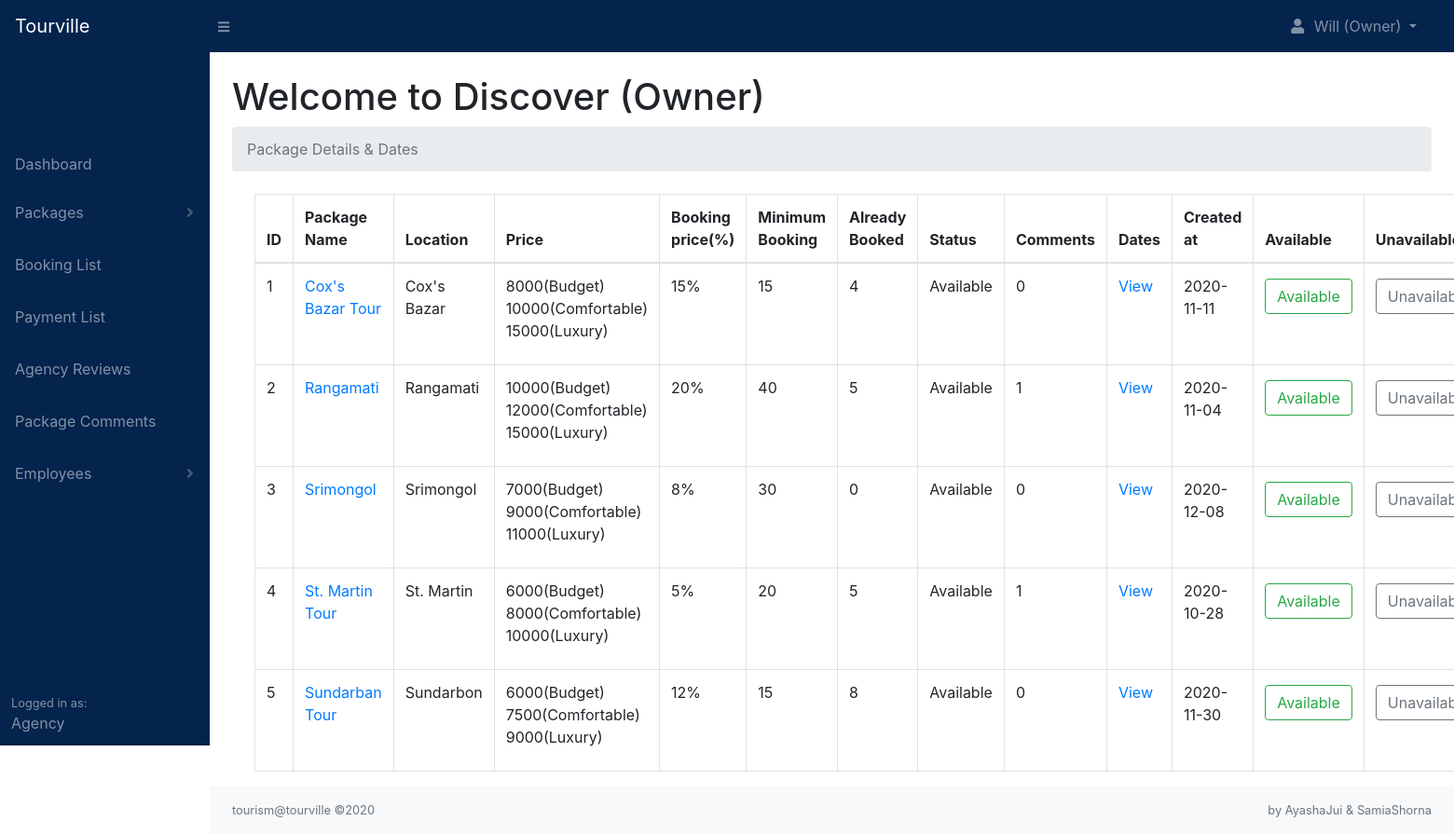
The app's page /agency/packages.php (signed in) with its own data.
### tables this page shows
CREATE TABLE `packages` (
  `package_id` int(11) NOT NULL,
  `agency_id` int(11) NOT NULL,
  `package_name` varchar(255) NOT NULL,
  `location` varchar(255) NOT NULL,
  `country` varchar(255) NOT NULL,
  `place_details` text NOT NULL,
  `place_images` text NOT NULL,
  `num_days` int(11) NOT NULL,
  `num_nights` int(11) NOT NULL,
  `budget_price` int(11) NOT NULL,
  `comfort_price` int(11) NOT NULL,
  `lux_price` int(11) NOT NULL,
  `budget_details` varchar(255) NOT NULL,
  `comfort_details` varchar(255) NOT NULL,
  `lux_details` varchar(255) NOT NULL,
  `booking_percentage` int(11) NOT NULL,
  `min_people` int(11) NOT NULL,
  `includes` text NOT NULL,
  `excludes` text NOT NULL,
  `optional` text NOT NULL,
  `itinerary` text NOT NULL,
  `package_status` varchar(255) NOT NULL,
  `package_date` date NOT NULL
);

### agency/includes/view_all_packages.php (the view, shortened to what this page needs)
<?php
    if($_SESSION['agency_id']){
        $agency_id = $_SESSION['agency_id'];
        $stmt = $pdo->prepare('SELECT * FROM packages WHERE agency_id = :agency_id ORDER BY package_name');
        $stmt->execute([':agency_id' => $agency_id]);
        $packages = [];
        while($row = $stmt->fetch(PDO::FETCH_ASSOC)){
            $packages[] = $row;
        }
    }
?>
<div class="container-fluid">
<?php
    if(empty($packages)){
        echo '<h1 class="text-center pt-4">No Package Found</h1>';
    }else{
?>
    <div class="col-xs-12">
        <table class="table table-hover table-bordered">
            <thead>
                <tr>
                <th>ID</th>
                <th>Package Name</th>
                <th>Location</th>
                <th>Price</th>
                <th>Booking price(%)</th>
                <th>Minimum Booking</th>
                <th>Already Booked</th>
                <th>Status</th>
                <th>Comments</th>
                <th>Dates</th>
                <th>Created at</th>
                <th>Available</th>
                <th>Unavailable</th>
            </tr>
            </thead>
            <tbody>
            <?php
                foreach($packages as $key => $package){
                    if($package['package_status'] == 'unavailable'){
                        echo '<tr class="table-warning">';
                    }else{
                        echo '<tr>';
                    }
                            echo '<td>'. ++$key .'</td>';
                            echo '<td><a href="../package.php?package_id='. $package['package_id'] .'">'. $package['package_name'] .'</a></td>';
                            echo '<td>'. $package['location'] .'</td>';
                            echo '<td>'. $package['budget_price'] .'(Budget)<br>
                                    '. $package['comfort_price'] .'(Comfortable)<br>
                                    '. $package['lux_price'] .'(Luxury)</td>';
                            echo '<td>'. $package['booking_percentage'] .'%</td>';
                            echo '<td>'. $package['min_people'] .'</td>';
                            $stmt = $pdo->prepare('SELECT * FROM bookings WHERE package_id = :package_id AND booking_status = :booking_status');
                            $stmt->execute([':package_id'       => $package['package_id'],
                                            ':booking_status'   => 'confirm']);
                            $books = [];
                            while($row = $stmt->fetch(PDO::FETCH_ASSOC)){
                                $books[] = $row['persons'];
                            }
                            $size = sizeof($books);
                            $book_person = 0;
                            for($i=0; $i<$size; $i++){
                                $book_person += $books[$i];
                            }
                            echo '<td>'. $book_person .'</td>';
                            echo '<td>'. ucwords($package['package_status']) .'</td>';
                            $stmt = $pdo->prepare('SELECT count(*) FROM comments WHERE package_id = :package_id AND comment_status = :comment_status');
                            $stmt->execute([':package_id'       => $package['package_id'],
                                            ':comment_status'   => 'published']);
                            $comment_count = $stmt->fetchColumn();
                            echo '<td>'. $comment_count .'</td>';
                            $stmt = $pdo->prepare('SELECT count(*) FROM package_dates WHERE package_id = :package_id');
                            $stmt->execute([':package_id'   => $package['package_id']]);
                            $found = $stmt->fetchColumn();
                            if(empty($found)){
                                echo '<td><a href="packages.php?page=add_date&package='. $package['package_id'] .'" class="btn btn-primary mt-1" style="background-color: #62A6F9;border: none;">Set</a></td>';
                            }else{
                                echo '<td><a href="packages.php?page=package_date">View</a></td>';
                            }
                            echo '<td>'. $package['package_date'] .'</td>';
                        if($package['package_status'] == 'unavailable'){
                            echo '<td><a  href="packages.php?available='. $package['package_id'] .'" class="btn btn-success mt-1">Available</a></td>';
                            echo '<td><a  href="packages.php?unavailable='. $package['package_id'] .'" class="btn btn-secondary mt-1">Unavailable</a></td>';
                        }else {
                            echo '<td><a  href="packages.php?available='. $package['package_id'] .'" class="btn btn-outline-success mt-1">Available</a></td>';
                            echo '<td><a  href="packages.php?unavailable='. $package['package_id'] .'" class="btn btn-outline-secondary mt-1">Unavailable</a></td>';
                        }
                        echo '</tr>';
                }
            ?>
            </tbody>
        </table>
    </div>
    <?php
        }
    ?>
</div>

### records on screen
packages: package_name "Cox's Bazar Tour", location "Cox's Bazar", budget_price "8000", comfort_price "10000", lux_price "15000", booking_percentage "15", min_people "15", book_person "4", package_status "Available", comment_count "0", package_date "2020-11-11"
packages: package_name "Rangamati", location "Rangamati", budget_price "10000", comfort_price "12000", lux_price "15000", booking_percentage "20", min_people "40", book_person "5", package_status "Available", comment_count "1", package_date "2020-11-04"
packages: package_name "Srimongol", location "Srimongol", budget_price "7000", comfort_price "9000", lux_price "11000", booking_percentage "8", min_people "30", book_person "0", package_status "Available", comment_count "0", package_date "2020-12-08"
packages: package_name "St. Martin Tour", location "St. Martin", budget_price "6000", comfort_price "8000", lux_price "10000", booking_percentage "5", min_people "20", book_person "5", package_status "Available", comment_count "1", package_date "2020-10-28"
packages: package_name "Sundarban Tour", location "Sundarbon", budget_price "6000", comfort_price "7500", lux_price "9000", booking_percentage "12", min_people "15", book_person "8", package_status "Available", comment_count "0", package_date "2020-11-30"

### other values on screen
$_SESSION['owner_firstname'] "Will"
$_SESSION['agency_name'] "Discover"
